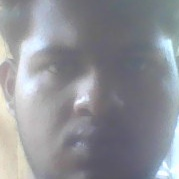
#> input picture face_recognition_yolo/dataset_faces/train/alen/Alen_train_000.jpg, 179 x 179 px
$ python q1.py
#> lines starting #> are read from the running program, lines starting #| are printed output that depends on the picture
# Q1. Write a Python program using Pillow (PIL) to:
# • Load an image.
# • Convert it to grayscale.
# • Rotate it by 45° and resize it to 300×300.
# • Save the final output as ‘result_pillow.jpg’.

from PIL import Image
from tkinter import Tk, filedialog
import os

# Hide the Tkinter root window
root = Tk()
root.withdraw()

print("📂 Please select an image file...")
file_path = filedialog.askopenfilename(
    title="Select an Image",
    filetypes=[("Image Files", "*.jpg *.jpeg *.png *.bmp *.tiff *.webp")]
)
#> the answer given: ../../face_recognition_yolo/dataset_faces/train/alen/Alen_train_000.jpg

if not file_path:
    print("❌ No file selected. Exiting program.")
else:
    print(f"✅ Selected file: {file_path}")

    # Step 1: Load image
    img = Image.open(file_path)
#> img is the input picture: PIL image 179x179 RGB; mean R, G, B 142.5, 144.1, 149.8
    print("✅ Image loaded successfully!")

    # Step 2: Convert to grayscale
    gray_img = img.convert("L")
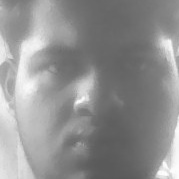
#> gray_img: PIL image 179x179 L; min 88, max 254, mean 144.2
    print("✅ Converted to grayscale.")

    # Step 3: Rotate by 45 degrees
    rotated_img = gray_img.rotate(45, expand=True)
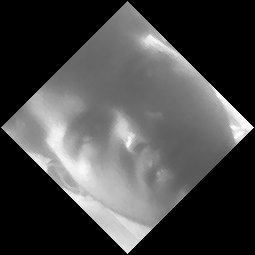
#> rotated_img: PIL image 255x255 L; min 0, max 254, mean 71
    print("✅ Rotated by 45°.")

    # Step 4: Resize to 300×300 pixels
    final_img = rotated_img.resize((300, 300))
    print("✅ Resized to 300×300.")

    # Step 5: Save output as 'result_pillow.jpg' in your assignment folder
    save_folder = r"C:\Users\mgial\OneDrive\Documents\Adv Python sem 5\calss 1\assignments\oct_22"
    os.makedirs(save_folder, exist_ok=True)
    save_path = os.path.join(save_folder, "result_pillow.jpg")

    final_img.save(save_path)
    print(f"🎉 Done! Saved as {save_path}")

    # Optional: Open the image automatically
    final_img.show()
